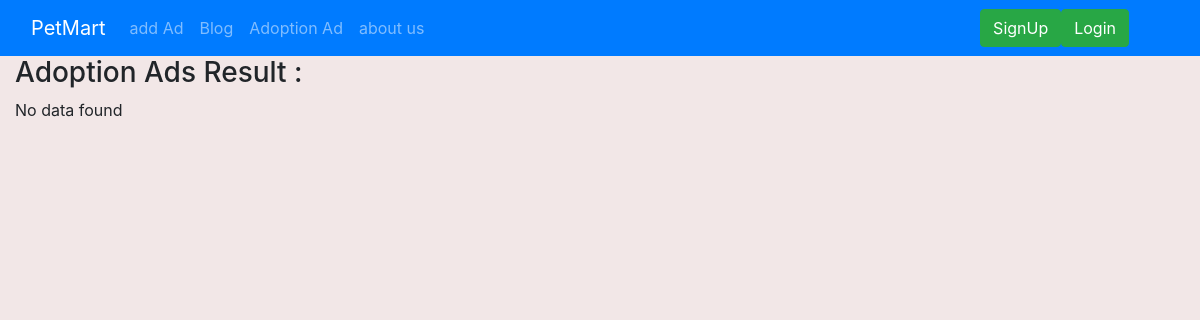
/shop/Adoption, run on an earlier commit of the app's database.
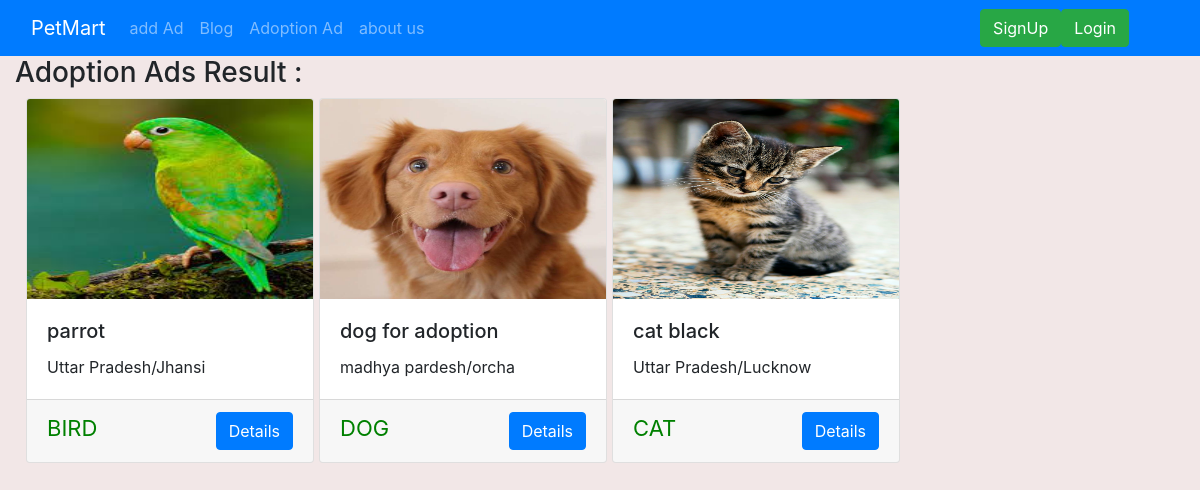
And on a later commit of the database.
### shop/models.py (models this page shows)
class Adds(models.Model):
    addId=models.AutoField
    adType=models.CharField(max_length=20,default="")
    addName=models.CharField(max_length=50,default="")
    petCatgory=models.CharField(max_length=50,default="")
    addDescription=models.CharField(max_length=300,default="")
    userId=models.IntegerField()
    pno=models.CharField(max_length=12,default="")
    state=models.CharField(max_length=50,default="")
    city=models.CharField(max_length=50,default="")
    price=models.IntegerField(default=0)
    pub_date=models.DateField(auto_now_add=True)
    image=models.ImageField(upload_to="shop/images/",default="")
    def __str__(self):
        return self.addName

### shop/views.py (the view)
# urls.py: path('Adoption', views.Adoption, name="Adoption"),
def Adoption(request):
    allAds = []
    PetAdoptionAdd = Adds.objects.filter(adType="Pet Adoption")
    print(PetAdoptionAdd)
    params={'adoption':PetAdoptionAdd}
    print(params)
    return render(request, 'shop/AdoptionAd.html', params)

### shop/templates/shop/AdoptionAd.html (shortened to what this page needs)
{% extends 'shop/base.html' %}
{% block body %}
<div class="container-fluid">
  <h3>Adoption Ads Result :</h3>
  {% for i in adoption %}
<div class="col-xs-3 col-sm-3 col-md-3 ">
    <div class="card" style="width: 18rem;">
      <img src='/media/{{i.image}}' class="card-img-top" alt="...">
        <div class="card-body">
            <h5 class="card-title">{{i.addName}}</h5>
            <p class="card-text"> {{i.state}}/{{i.city}}</p>
        </div>
        <div class="card-footer">
            <p id="category">{{i.petCatgory}}</P>
                <a href="/shop/adview/{{i.id}}">
                    <button id="vd{{i.id}}" class="btn btn-primary cart">Details</button>
                </a>
        </div>
    </div>
</div>
{% empty %}
No data found
{% endfor %}
</div>
{% endblock %}

### shop/templates/shop/base.html (shortened to what this page needs)
<!doctype html>
<html lang="en">
  <head>
    <link rel="stylesheet" href="https://stackpath.bootstrapcdn.com/bootstrap/4.2.1/css/bootstrap.min.css">
  </head>
  <body>
    <nav class="navbar navbar-expand-lg navbar-dark bg-primary">
      <div class="container-fluid">
        <a class="navbar-brand" href="/">PetMart</a>
        <div class="collapse navbar-collapse" id="navbarSupportedContent">
          <ul class="navbar-nav me-auto mb-2 mb-lg-0">
            <li class="nav-item">
              <a class="nav-link" aria-current="page" href="/shop/addAd">add Ad</a>
            </li>
            <li class="nav-item">
              <a class="nav-link" aria-current="page" href="/shop/blog">Blog</a>
            </li>
            <li class="nav-item">
              <a class="nav-link" aria-current="page" href="/shop/Adoption">Adoption Ad</a>
            </li>
            <li class="nav-item">
              <a class="nav-link" href="#">about us</a>
            </li>
          </ul>
          {% if user.is_authenticated %}
          <ul class="navbar-nav ml-auto">
            <li class="nav-item dropdown">
              <a class="nav-link dropdown-toggle" href="#" id="navbarDropdown" role="button" data-toggle="dropdown" aria-haspopup="true" aria-expanded="false">
                Welcome {{request.user}}
              </a>
              <div class="dropdown-menu" aria-labelledby="navbarDropdown">
                <a class="dropdown-item" href="/shop/logout">Logout</a>
              </div>
            </li>
        </ul>
        {% comment %} <ul> {% endcomment %}
          {%else%}
          <div class=" ml-auto">
          <button type="button" class="btn btn-success ml-auto" data-toggle="modal" data-target="#loginModal">
            Login
          </button>
          <button type="button" class="btn btn-success ml-auto" data-toggle="modal" data-target="#signupModal">
            SignUp
          </button>
        </div>
          {% endif %}
        </div>
      </div>
    </nav>
    {% block body %} {% endblock %}
  </body>
</html>

What changed in the data, as far as the page shows it:
added Adds: image (picture), addName "parrot", state "Uttar Pradesh", city "Jhansi", petCatgory "BIRD"
added Adds: image (picture), addName "dog for adoption", state "madhya pardesh", city "orcha", petCatgory "DOG"
added Adds: image (picture), addName "cat black", state "Uttar Pradesh", city "Lucknow", petCatgory "CAT"
Also different on the page:
text no longer shown: "No data found"
